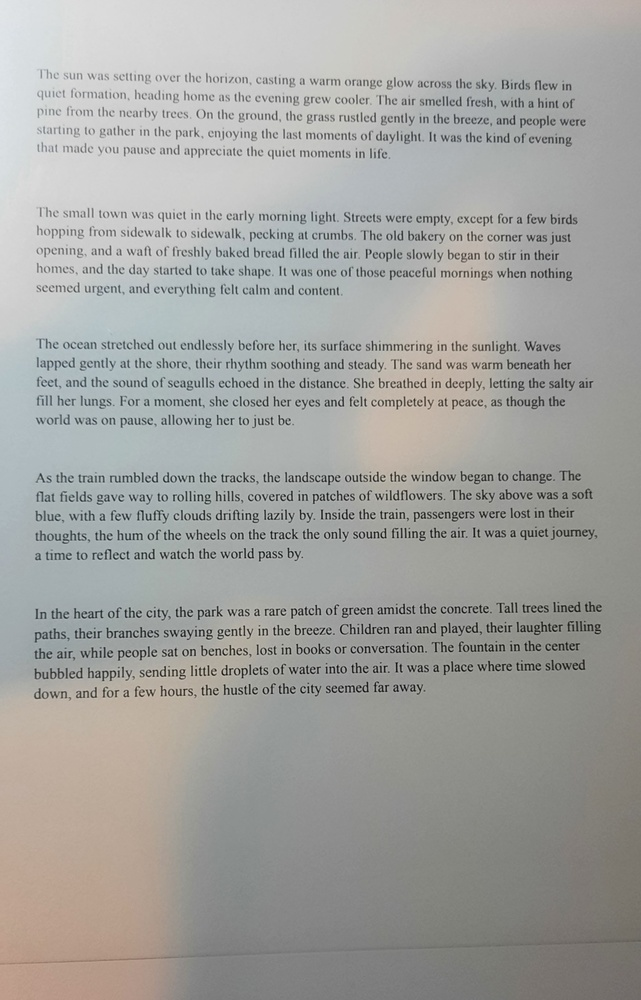
#> input picture CustomContrastAlgorithm/TheImage.jpg, 641 x 1000 px, shrunk from 1753 x 2736 before the run
$ python -i sharpenImage.py   (imports and definitions only)
#> lines starting #> are read from the running program, lines starting #| are printed output that depends on the picture; after the words box and inside, x2 and y2 are one past the last pixel; in counts of white or black regions, pixels touching at a corner belong together
# sharpenImage --> apply preprocessing to the image
# November 10, November - Iya - Attempt the techniques
# November 11, November - Iya - Try those things out

import numpy as np
import cv2
from PIL import Image, ImageOps

# grayscale, binarize, noise removal, deskewing to preprocess images
def preprocessing(imagePath):
#> called with imagePath = 'CustomContrastAlgorithm/TheImage.jpg'
    image = Image.open(imagePath)
#> image is the input picture: PIL image 641x1000 RGB; mean R, G, B 162.9, 162.8, 159.7

    # Sometimes images rotated randomly, looking at metadata to correct
    try:
        image = ImageOps.exif_transpose(image)
    except (AttributeError, KeyError, IndexError): # in case no metadata provided
        pass

    image = image.convert('L') # Greyscale
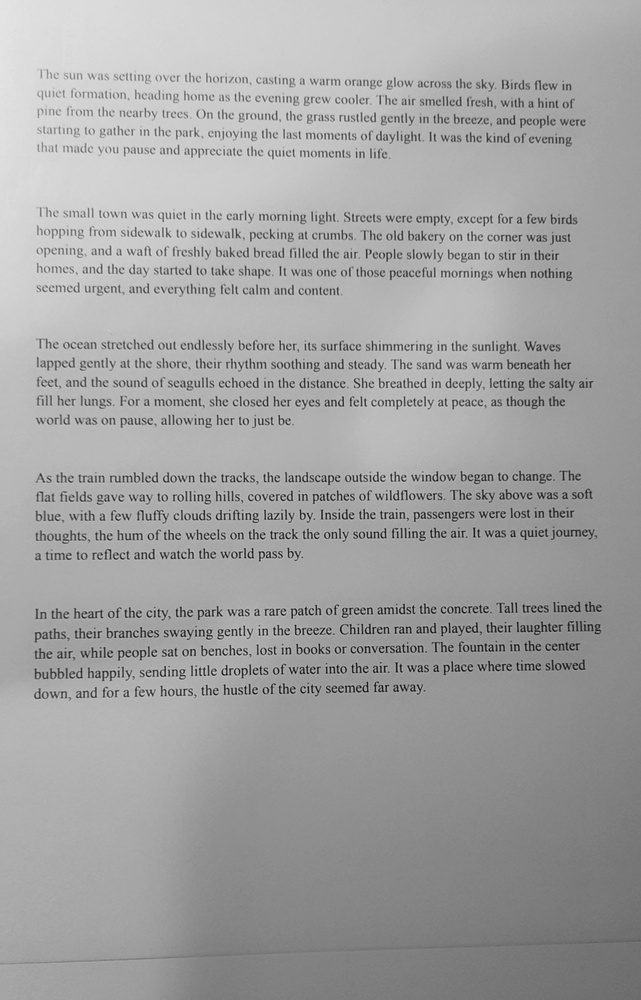
#> image: PIL image 641x1000 L; min 5, max 229, mean 162.5
    image = image.point(lambda p: 255 if p > 128 else 0) # Binarize (make black or white)
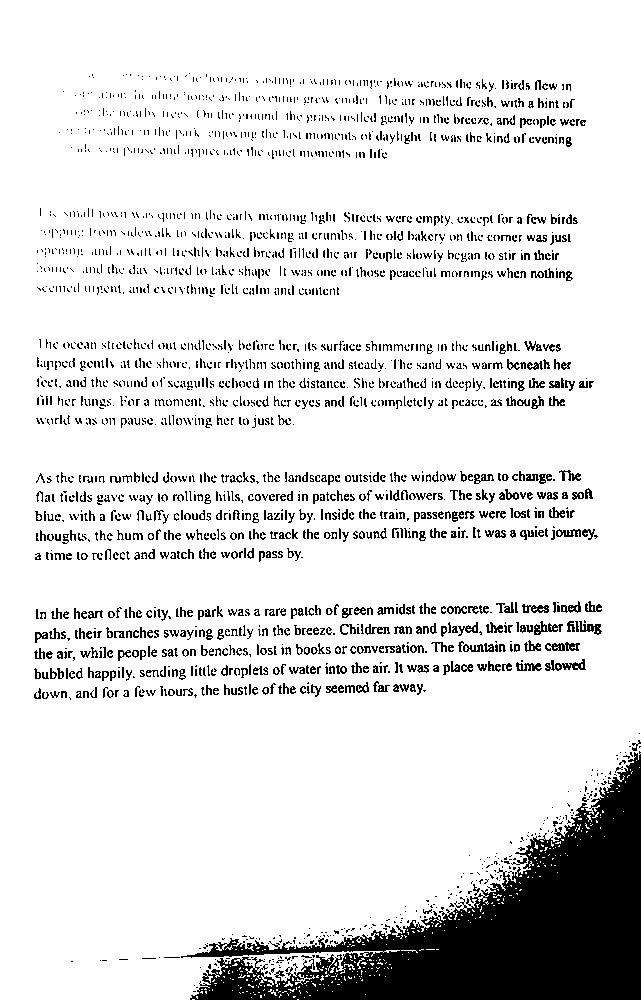
#> image: PIL image 641x1000 L; 87.7% white; 2640 black regions (2027 under 20 px), largest, box (x1, y1, x2, y2) and area: (181, 751, 641, 1000) 42401, (545, 659, 586, 671) 227, (545, 642, 580, 651) 191

    # Noise reduction
    cvData = np.array(image)
    cvData = cv2.medianBlur(cvData, 3)
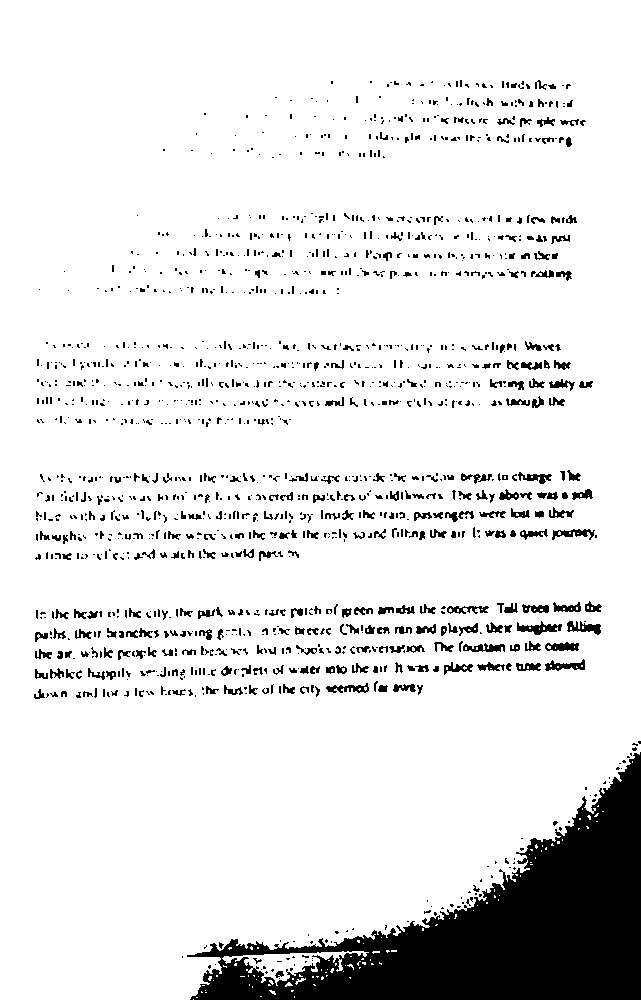
#> cvData: shape (1000, 641); 89.3% white; 1499 black regions (1162 under 20 px), largest, box (x1, y1, x2, y2) and area: (187, 752, 641, 1000) 43207, (517, 621, 562, 635) 300, (567, 621, 601, 635) 251

    # Deskewing the image (if the text is rotated)
    coords = np.column_stack(np.where(cvData > 0))  # Get the coordinates of non-zero pixels
#> coords = 572478 pairs, first value 0 to 999, second value 0 to 640
    angle = cv2.minAreaRect(coords)[-1]  # Rectangle that incloses all the black-pixels
#> angle = -90

    # Correcting the angle if wrong
    if angle < -45:
        angle = -(90 + angle)
#> angle = 0
    elif angle > 45:
        angle = 90 - angle
    else:
        angle = -angle  # This is to rotate correctly in small angles

    # Correcting the orientation
    (h, w) = cvData.shape[:2]
#> h = 1000; w = 641
    center = (w // 2, h // 2)
#> center = (320, 500)
    matrix = cv2.getRotationMatrix2D(center, angle, 1.0)
#> matrix = [[1, 0, 0], [0, 1, 0]]
    rotatedImage = cv2.warpAffine(cvData, matrix, (w, h), flags=cv2.INTER_CUBIC, borderMode=cv2.BORDER_REPLICATE)

    return rotatedImage

# Test Code
# RESULT OF TESTING ARE IN: TestResults\sharpenImageTesting.md
"""
for i in range(1, 17):
    cv2.imwrite(f"TestResults\\PreprocessedImages\\processed_{i}.jpg", preprocessing(f"UsedImages\\TestImage_{i}.jpg"))
 """

>>> result = preprocessing('CustomContrastAlgorithm/TheImage.jpg')

$ run again, on CustomContrastAlgorithm/SubectionOfSize20.jpg
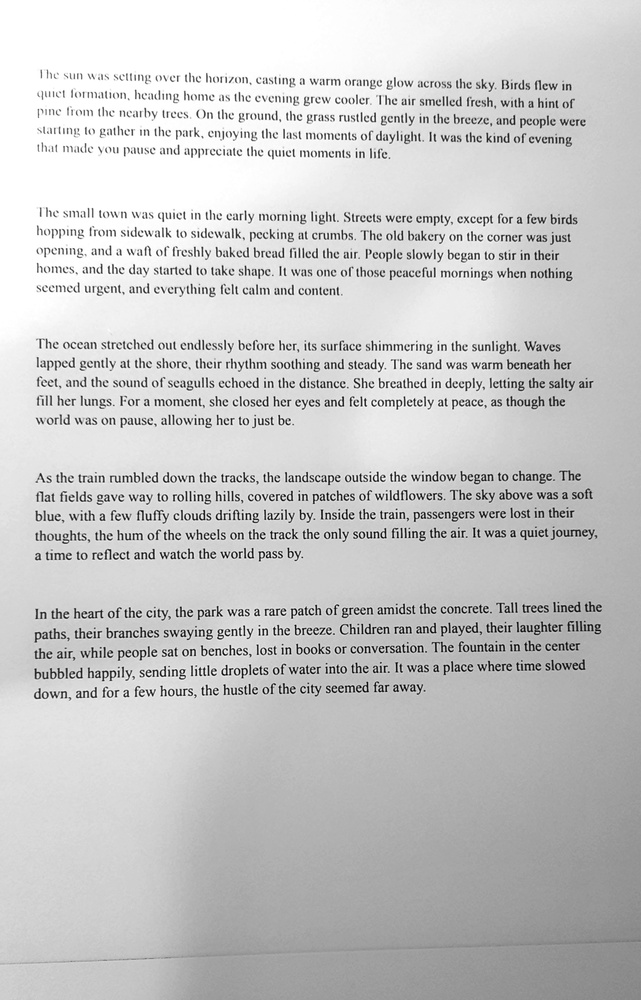
#> input picture CustomContrastAlgorithm/SubectionOfSize20.jpg, 641 x 1000 px, shrunk from 1753 x 2736 before the run
#> in preprocessing, image is the input picture: PIL image 641x1000 L; min 0, max 255, mean 199.9
#> in preprocessing, `image = image.point(lambda p: 255 if p > 128 else 0)`:
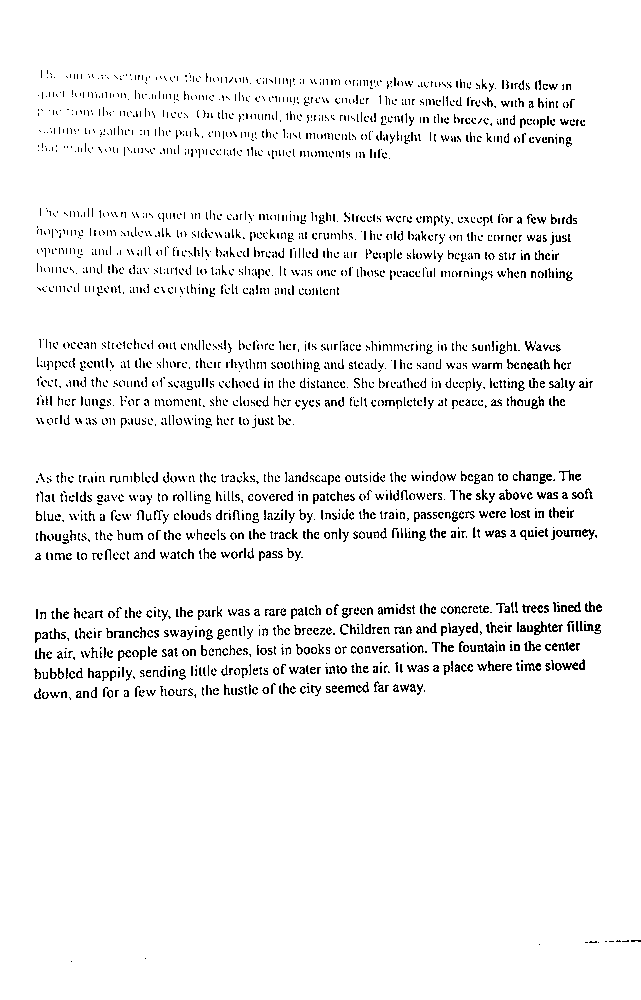
#> image: PIL image 641x1000 L; 95.1% white; black in thin lines or dots, all inside (x1, y1, x2, y2) = (34, 70, 641, 962)
#> in preprocessing, `cvData = cv2.medianBlur(cvData, 3)`:
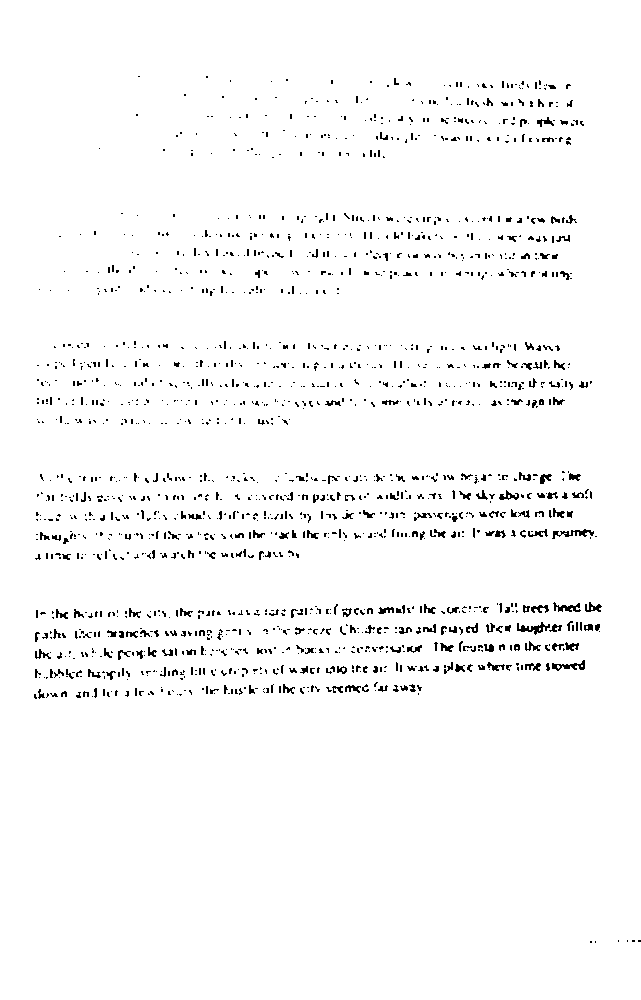
#> cvData: shape (1000, 641); 97.3% white; black in thin lines or dots, all inside (x1, y1, x2, y2) = (34, 76, 641, 943)
#> coords = 623651 pairs, first value 0 to 999, second value 0 to 640
#> in preprocessing, `angle = cv2.minAreaRect(coords)[-1]`: angle = -90
#> in preprocessing, `angle = -(90 + angle)`: angle = 0
#> matrix = [[1, 0, 0], [0, 1, 0]]
